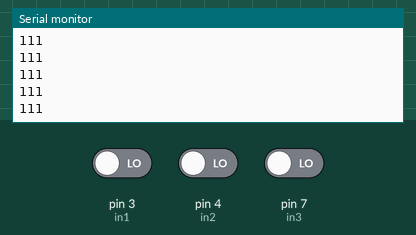
Simulated run of this sketch. Board: Arduino Uno, built with avr-gcc and run on an emulated ATmega328P. Shown: the last lines printed to the serial monitor. The test bench sets the inputs (shaded band); at power-on: pin 3 (in1) LOW, pin 4 (in2) LOW, pin 7 (in3) LOW.

Above: at 1.2 s.
1.3 s: pin 3 (in1) driven HIGH
At 2.2 s:
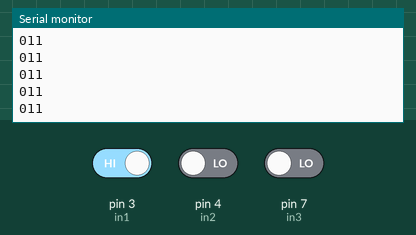
2.8 s: pin 4 (in2) driven HIGH
At 3.4 s:
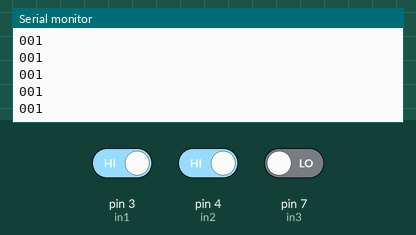
4.3 s: pin 7 (in3) driven HIGH
At 5.0 s:
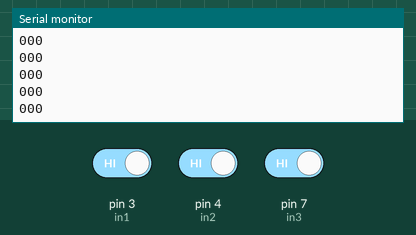
5.8 s: pin 3 (in1) driven LOW
At 6.8 s:
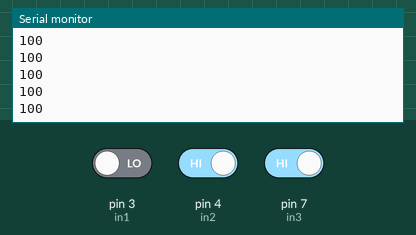
7.3 s: pin 4 (in2) driven LOW
At 7.8 s:
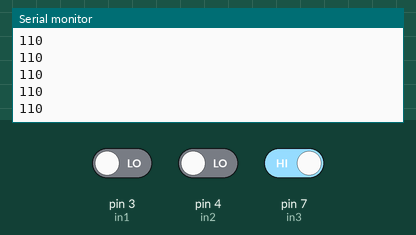
Timing chart, 0 to 9.8 s (numbered marks = the images above; inputs shaded):
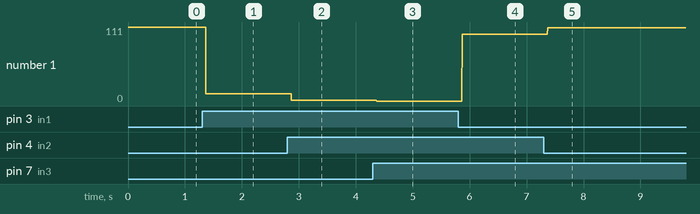

The sketch:

Atwoo.ino
```cpp
int in1 = 3, in2 = 4, in3 = 7;

void setup() {
  // put your setup code here, to run once:
  Serial.begin(9600);
  pinMode(in1, INPUT);
  pinMode(in2, INPUT);
  pinMode(in3, INPUT);
}

void loop() {
  // put your main code here, to run repeatedly:
  int start=0;
  int ch1=0;
  int ch2=0;

  if(digitalRead(in1) == 1){
    start = 0;
  }else{
    start = 1;
  }

  if(digitalRead(in2) == 1){
    ch1 = 0;
  }else{
    ch1 = 1;
  }

  if(digitalRead(in3) == 1){
    ch2 = 0;
  }else{
    ch2 = 1;
  }

  Serial.print(start);
  Serial.print(ch1);
  Serial.println(ch2);

  delay(1);
}
```

Measured:
- after the input at 1.3 s, the serial monitor: prints a new line after 0.07 s (image 1)
- after the input at 2.8 s, the serial monitor: prints a new line after 0.07 s (image 2)
- after the input at 4.3 s, the serial monitor: prints a new line after 0.07 s (image 3)
- after the input at 5.8 s, the serial monitor: prints a new line after 0.07 s (image 4)
- after the input at 7.3 s, the serial monitor: prints a new line after 0.07 s (image 5)
- plotted number 1: 111 → 11 after the input at 1.3 s, 11 → 1 after the input at 2.8 s, 0 → 100 after the input at 5.8 s, 100 → 110 after the input at 7.3 s
